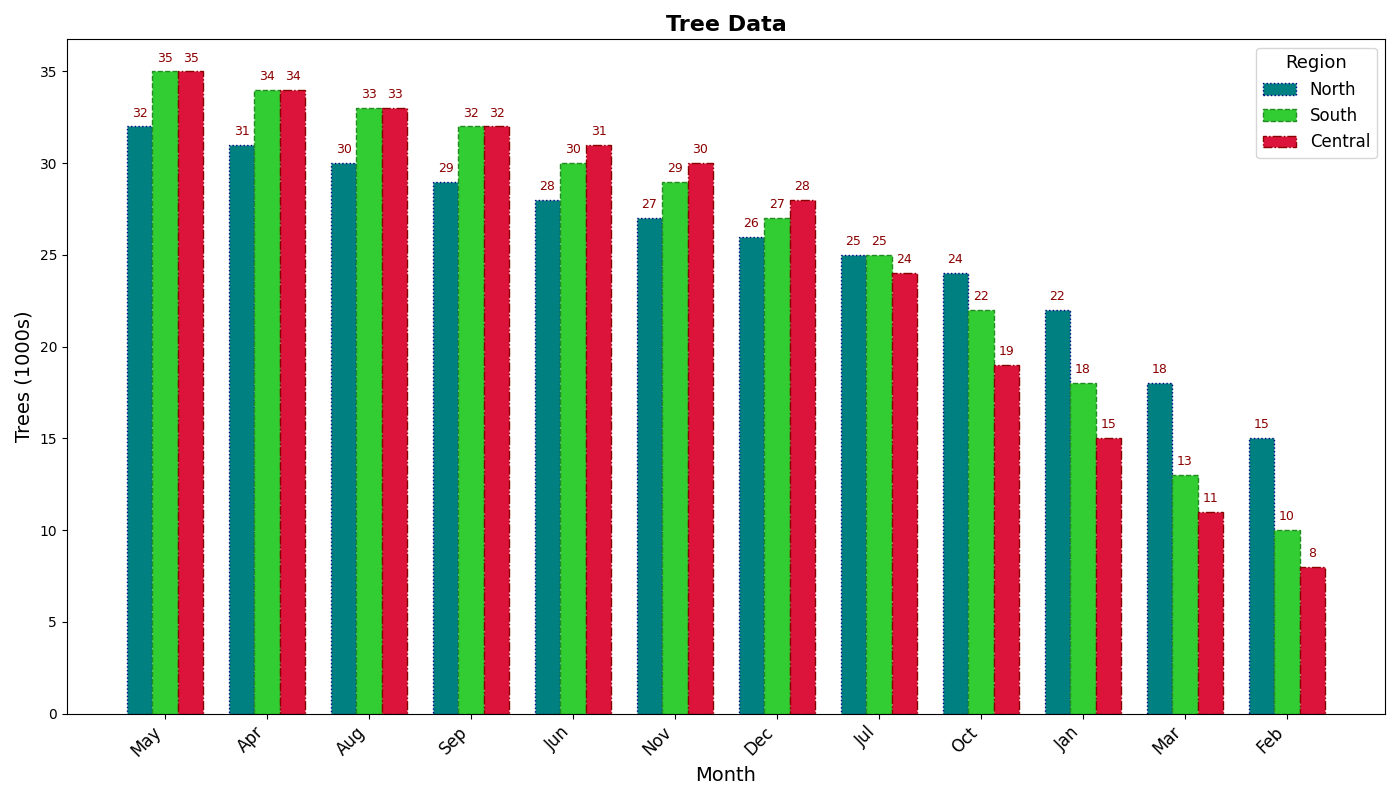

Here is the Python script that generated this plot:
import matplotlib.pyplot as plt
import numpy as np

# Data
locations = ['North', 'South', 'Central']
months = np.array(['Jan', 'Feb', 'Mar', 'Apr', 'May', 'Jun', 'Jul', 'Aug', 'Sep', 'Oct', 'Nov', 'Dec'])

north_trees = [22, 15, 18, 31, 32, 28, 25, 30, 29, 24, 27, 26]
south_trees = [18, 13, 10, 35, 34, 25, 32, 33, 29, 27, 30, 22]
central_trees = [28, 30, 11, 31, 32, 24, 19, 34, 33, 8, 35, 15]

# Sorting the data in descending order
north_sorted = sorted(zip(north_trees, months), reverse=True)
south_sorted = sorted(zip(south_trees, months), reverse=True)
central_sorted = sorted(zip(central_trees, months), reverse=True)

north_trees_sorted, months_sorted_north = zip(*north_sorted)
south_trees_sorted, months_sorted_south = zip(*south_sorted)
central_trees_sorted, months_sorted_central = zip(*central_sorted)

fig, ax = plt.subplots(figsize=(14, 8))

width = 0.25
x = np.arange(len(months))

# Use shortened region names
bars1 = ax.bar(x - width, north_trees_sorted, width, color='teal', edgecolor='navy', linestyle=':', label='North')
bars2 = ax.bar(x, south_trees_sorted, width, color='limegreen', edgecolor='forestgreen', linestyle='--', label='South')
bars3 = ax.bar(x + width, central_trees_sorted, width, color='crimson', edgecolor='darkred', linestyle='-.', label='Central')

# Shorter title & labels
ax.set_title('Tree Data', fontsize=16, fontweight='bold')
ax.set_xlabel('Month', fontsize=14)
ax.set_ylabel('Trees (1000s)', fontsize=14)

ax.set_xticks(x)
ax.set_xticklabels(months_sorted_north, fontsize=12, rotation=45, ha='right')

def annotate_bars(bars):
    for bar in bars:
        height = bar.get_height()
        ax.annotate(f'{height}', xy=(bar.get_x() + bar.get_width() / 2, height), 
                    xytext=(0, 5), textcoords="offset points", ha='center', va='bottom', fontsize=9, color='darkred')

annotate_bars(bars1)
annotate_bars(bars2)
annotate_bars(bars3)

ax.legend(title='Region', title_fontsize='13', fontsize='12', loc='upper right')

plt.tight_layout()
plt.show()
